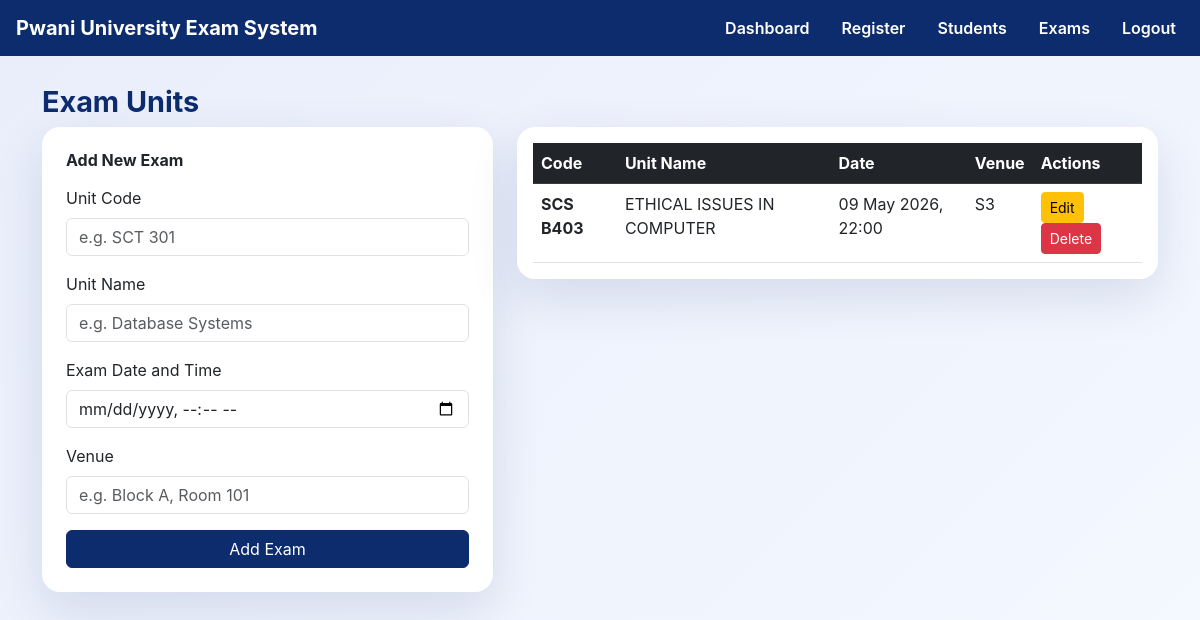
The page /exams (signed in) on the database as committed earlier.
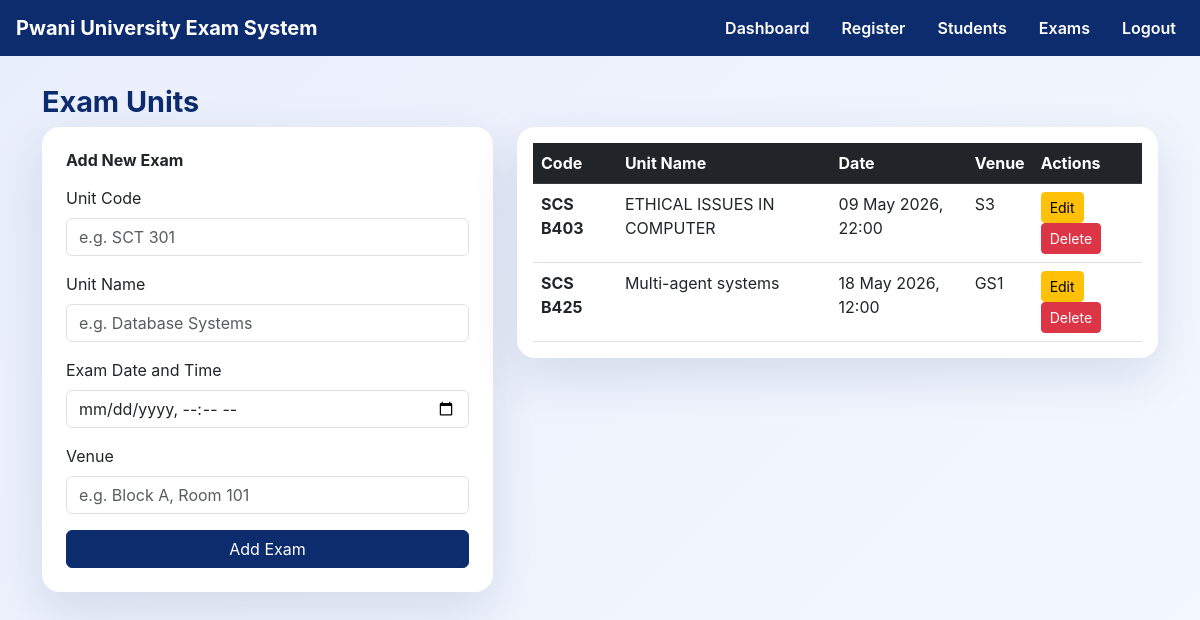
The same page on the database as committed later.
### models.py (models this page shows)
class Exam(db.Model):
    id        = db.Column(db.Integer, primary_key=True)
    unit_code = db.Column(db.String(20),  nullable=False)
    unit_name = db.Column(db.String(100), nullable=False)
    exam_date = db.Column(db.DateTime,    nullable=False)
    venue     = db.Column(db.String(100))

### app.py (the view, shortened to what this page needs)
@app.route("/exams", methods=["GET", "POST"])
@admin_required
def exams():
    all_exams = Exam.query.order_by(Exam.exam_date).all()
    return render_template("exams.html", exams=all_exams)

### app.py (called while the page is built)
def admin_required(f):
    @wraps(f)
    def decorated(*args, **kwargs):
        if not session.get("admin_logged_in"):
            flash("Admin login required.", "warning")
            return redirect(url_for("admin_login"))
        return f(*args, **kwargs)
    return decorated

### templates/exams.html (shortened to what this page needs)
{% extends "base.html" %}
{% block content %}
<p class="page-title">Exam Units</p>
<div class="row">
  <div class="col-md-5">
    <div class="card p-4 mb-4">
      <h6 class="fw-bold mb-3">Add New Exam</h6>
      <form method="POST">
        <div class="mb-3">
          <label class="form-label">Unit Code</label>
          <input name="unit_code" class="form-control"
                 placeholder="e.g. SCT 301" required>
        </div>
        <div class="mb-3">
          <label class="form-label">Unit Name</label>
          <input name="unit_name" class="form-control"
                 placeholder="e.g. Database Systems" required>
        </div>
        <div class="mb-3">
          <label class="form-label">Exam Date and Time</label>
          <input name="exam_date" type="datetime-local"
                 class="form-control" required>
        </div>
        <div class="mb-3">
          <label class="form-label">Venue</label>
          <input name="venue" class="form-control"
                 placeholder="e.g. Block A, Room 101">
        </div>
        <button class="btn btn-primary w-100">Add Exam</button>
      </form>
    </div>
  </div>
  <div class="col-md-7">
    <div class="card p-3">
      <table class="table table-hover mb-0">
        <thead class="table-dark">
          <tr>
            <th>Code</th>
            <th>Unit Name</th>
            <th>Date</th>
            <th>Venue</th>
            <th>Actions</th>
          </tr>
        </thead>
        <tbody>
          {% for e in exams %}
          <tr>
            <td><strong>{{ e.unit_code }}</strong></td>
            <td>{{ e.unit_name }}</td>
            <td>{{ e.exam_date.strftime("%d %b %Y, %H:%M") }}</td>
            <td>{{ e.venue }}</td>
            <td>
              <a href="{{ url_for('edit_exam', exam_id=e.id) }}" class="btn btn-sm btn-warning">Edit</a>
              <a href="{{ url_for('delete_exam', exam_id=e.id) }}" class="btn btn-sm btn-danger" onclick="return confirm('Are you sure you want to delete this exam?');">Delete</a>
            </td>
          </tr>
          {% endfor %}
        </tbody>
      </table>
    </div>
  </div>
</div>
{% endblock %}

Rows that differ between the two databases and show on the page:
added Exam: unit_code "SCS B425", unit_name "Multi-agent systems", exam_date "18 May 2026, 12:00", venue "GS1"
